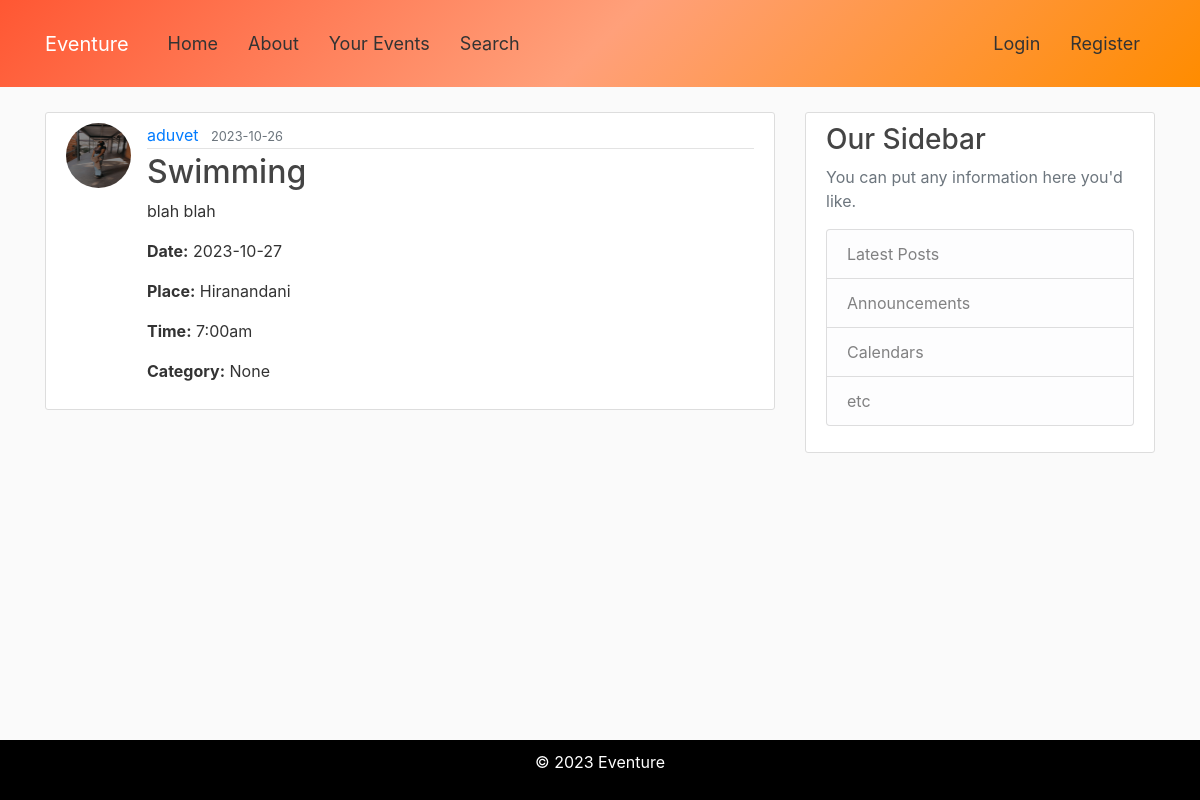
Page /post/8 on the earlier database version.
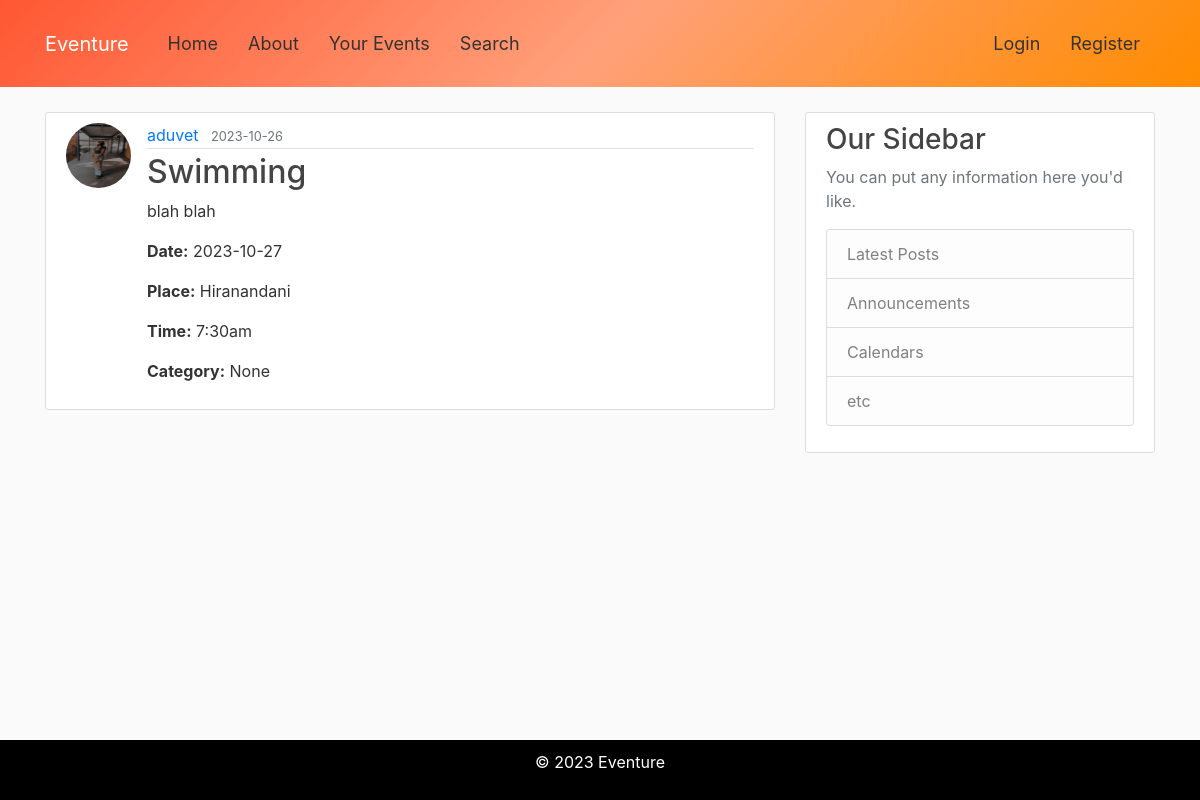
Same page on the later database version.
### flaskBlog/models.py (models this page shows, shortened)
class User(db.Model, UserMixin):
    id = db.Column(db.Integer, primary_key = True)
    username = db.Column(db.String(20), unique=True, nullable = False)
    email = db.Column(db.String(120), unique=True, nullable = False)
    image_file = db.Column(db.String(20), nullable = False, default='default.jpg')
    password = db.Column(db.String(60), nullable = False)
    posts = db.relationship('Post',backref='author',lazy=True)

class Post(db.Model):
    id = db.Column(db.Integer, primary_key=True)
    title = db.Column(db.String(100), nullable=False)
    date_posted = db.Column(db.DateTime, nullable=False, default=datetime.utcnow)
    content = db.Column(db.Text, nullable=False)
    user_id = db.Column(db.Integer, db.ForeignKey('user.id'), nullable=False)
    rsvps = db.relationship('RSVP', backref='post', lazy=True, cascade='all, delete-orphan')
    time = db.Column(db.String(10), nullable=True)  # Optional time field
    place = db.Column(db.String(100), nullable=True)  # Optional place field
    date = db.Column(db.Date, nullable=True)  # Optional date field
    category = db.Column(db.String(50), nullable=True)  #Optional category field

### flaskBlog/routes.py (the view, shortened to what this page needs)
@app.route("/post/<int:post_id>", methods=['GET', 'POST'])
def post(post_id):
    post = Post.query.get_or_404(post_id)
    rsvp_form = RSVPForm()
    rsvp_count = RSVP.query.filter_by(post_id=post_id).count()
    return render_template('post.html', title=post.title, post=post, rsvp_form=rsvp_form, rsvp_count=rsvp_count)

### flaskBlog/templates/post.html (shortened to what this page needs)
{% extends "layout.html" %}
{% block content %}
<article class="media content-section">
    <img class="rounded-circle article-img"
        src="{{url_for('static', filename = 'profile_pics/' + post.author.image_file ) }} " alt="">
    <div class="media-body">
        <div class="article-metadata">
            <a class="mr-2" href="#">{{ post.author.username }}</a>
            <small class="text-muted">{{ post.date_posted.strftime('%Y-%m-%d') }}</small>
        </div>
        <h2 class = "article-title">{{ post.title }}</h2>
        <p class="article-content">{{ post.content }}</p>
        <p class="">
          <strong>Date:</strong> {{ post.date }}
        </p>
        <p class="">
            <strong>Place:</strong> {{ post.place }}
        </p>
        <p class="">
            <strong>Time:</strong> {{ post.time }}
        </p>
        <p class="">
          <strong>Category:</strong> {{ post.category }}
      </p>
    </div>
</article>
{% endblock content%}

### flaskBlog/templates/layout.html (shortened to what this page needs)
<!DOCTYPE html>
<html lang="en">
<head>
  <link rel="stylesheet" href="https://cdn.jsdelivr.net/npm/bootstrap@4.3.1/dist/css/bootstrap.min.css"
>
  <link rel="stylesheet" type="text/css" href="{{ url_for('static', filename='main.css')}}">
</head>
<body>
  <header class="site-header">
    <nav class="navbar navbar-expand-md navbar-dark bg-steel fixed-top">
      <div class="container">
        <a class="navbar-brand mr-4" href="/">Eventure</a>
        <div class="collapse navbar-collapse" id="navbarToggle">
          <div class="navbar-nav mr-auto">
            <a class="nav-item nav-link" href="{{ url_for('home') }}">Home</a>
            <a class="nav-item nav-link" href="{{ url_for('about') }}">About</a>
            <a class="nav-item nav-link" href="{{ url_for('your_events') }}">Your Events</a>
            <a class="nav-item nav-link" href="{{ url_for('search') }}">Search</a>
          </div>
          <div class="navbar-nav">
            {% if current_user.is_authenticated %}
            <a class="nav-item nav-link" href="{{ url_for('new_post') }}">New Post</a>
            <a class="nav-item nav-link" href="{{ url_for('account') }}">Account</a>
              <a class="nav-item nav-link" href="{{ url_for('logout') }}">Log Out</a>
            {% else %}
              <a class="nav-item nav-link" href="{{ url_for('login') }}">Login</a>
              <a class="nav-item nav-link" href="{{ url_for('register') }}">Register</a>
            {% endif %}
          </div>
        </div>
      </div>
    </nav>
  </header>
  <main role="main" class="container">
    <div class="row">
      <div class="col-md-8">
        {% block content %}{% endblock %}
      </div>
      <div class="col-md-4">
        <div class="content-section">
          <h3>Our Sidebar</h3>
          <p class='text-muted'>You can put any information here you'd like.
          <ul class="list-group">
            <li class="list-group-item list-group-item-light">Latest Posts</li>
            <li class="list-group-item list-group-item-light">Announcements</li>
            <li class="list-group-item list-group-item-light">Calendars</li>
            <li class="list-group-item list-group-item-light">etc</li>
          </ul>
          </p>
        </div>
      </div>
    </div>
  </main>
  <footer class="sticky-footer">
    <p>&copy; 2023 Eventure</p>
  </footer>
</body>
</html>

### flaskBlog/static/main.css (style rules this page uses)
body { background: #fafafa; color: #333333; margin-top: 7rem; padding-bottom: 60px; }
h1, h2, h3, h4, h5, h6 { color: #444444; }
.bg-steel { background: linear-gradient(135deg, #FF5733, #FFA07A, #FF8C00); padding: 20px 0; }
.site-header .navbar-nav .nav-link { color: #333333; }
.content-section { background: #ffffff; padding: 10px 20px; border: 1px solid #dddddd; border-radius: 3px; margin-bottom: 20px; }
.article-title { color: #444444; }
.article-content { white-space: pre-line; }
.article-img { height: 65px; width: 65px; margin-right: 16px; }
.article-metadata { padding-bottom: 1px; margin-bottom: 4px; border-bottom: 1px solid #e3e3e3 }
.site-header .navbar { padding: 20px 0; }
.site-header .navbar-nav .nav-link { padding: 10px 15px; font-size: 18px; }
.sticky-footer { position: fixed; bottom: 0; width: 100%; background-color: black; color: #fff; padding: 10px; text-align: center; }

Differences in the rows shown:
changed Post "Swimming": time "7:00am" → "7:30am"
